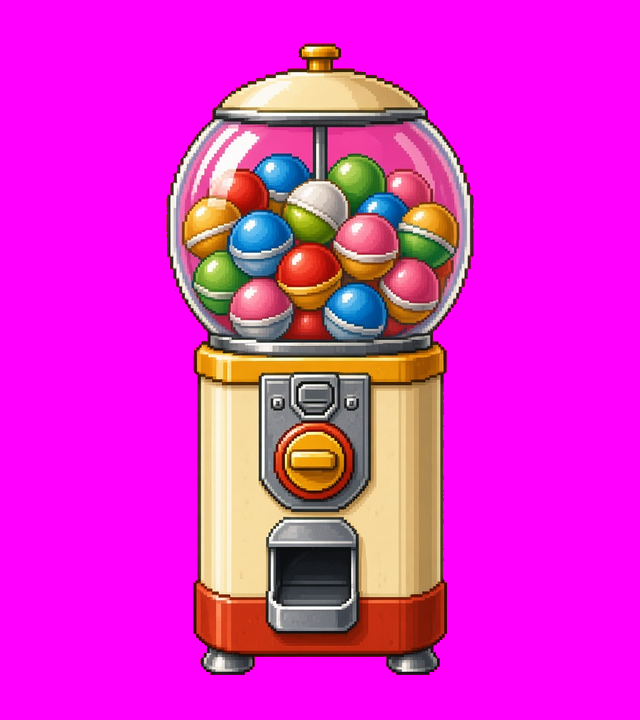
#> input picture art-src/props/gacha-machine.png, 640 x 720 px, found by its file name
$ python slice_gacha.py
#> lines starting #> are read from the running program, lines starting #| are printed output that depends on the picture; after the words box and inside, x2 and y2 are one past the last pixel; in counts of white or black regions, pixels touching at a corner belong together
### scripts/art/slice_anim.py
#!/usr/bin/env python3
"""Slice Cursor's AI action sheets (art-src/anim/<char>/*.png, flat magenta bg) into
game-ready sprite atlases: public/art/anim/<char>.png + data/anim/<char>.json.

- chroma-key the (not exactly #FF00FF) background using the border median colour
- split N frames (N from manifest) at the emptiest column near each 1/N boundary
- normalise scale ACROSS sheets by the area of a stable colour (hair / fur), because
  the generator drew every sheet at a slightly different size
- premultiplied downscale (no magenta fringe), alpha threshold, one shared palette
- feet on the bottom row, body centred, uniform cell size per character

Run: python3 scripts/art/slice_anim.py [art-root]   (ONLY=lobster,mirrorowl to re-slice some sets)
"""
import sys, json, os
import numpy as np
from scipy import ndimage
from PIL import Image

OUT = 'public/art/anim/'

# Character → (target standing height px, reference sheet, colour-key fn for scale, anims)
def hair_black(a):  # 倫寶's black hair + dark shoes
    mx = a.max(-1); mn = a.min(-1)
    return (mx < 70) & (mx - mn < 30)
def hair_brown(a):  # 琪寶寶's brown ponytail
    r, g, b = a[..., 0].astype(int), a[..., 1].astype(int), a[..., 2].astype(int)
    return (r > 70) & (r < 175) & (g > 35) & (g < 115) & (b < 70) & (r - b > 45) & (r > g)
def fur(a):  # 噗噗's golden fur
    r, g, b = a[..., 0].astype(int), a[..., 1].astype(int), a[..., 2].astype(int)
    return (r > 170) & (g > 110) & (b < 110) & (r - b > 90)

def fish_red(a):  # 紅魚 body
    r, g, b = a[..., 0].astype(int), a[..., 1].astype(int), a[..., 2].astype(int)
    return (r > 170) & (g < 140) & (b < 130) & (r - g > 70)
def wood(a):  # 帽仔兵 wooden body + straw hat
    r, g, b = a[..., 0].astype(int), a[..., 1].astype(int), a[..., 2].astype(int)
    return (r > 140) & (g > 90) & (g < 190) & (b < 100) & (r - b > 80)
def wood_dark(a):  # 機械豬 barrel staves
    r, g, b = a[..., 0].astype(int), a[..., 1].astype(int), a[..., 2].astype(int)
    return (r > 80) & (r < 170) & (g > 40) & (g < 110) & (b < 70) & (r - b > 50)

def bee_yellow(a):  # 蜜蜂 / 女王蜂 yellow stripes
    r, g, b = a[..., 0].astype(int), a[..., 1].astype(int), a[..., 2].astype(int)
    return (r > 200) & (g > 160) & (b < 110)
def squirrel_fur(a):  # 蜜僵松鼠 brown fur
    r, g, b = a[..., 0].astype(int), a[..., 1].astype(int), a[..., 2].astype(int)
    return (r > 110) & (r < 210) & (g > 55) & (g < 130) & (b < 80) & (r - b > 60)

def lobster_red(a):  # 龍蝦兵 shell
    r, g, b = a[..., 0].astype(int), a[..., 1].astype(int), a[..., 2].astype(int)
    return (r > 150) & (g < 90) & (b < 80) & (r - g > 80)
def fish_gold(a):  # 油甘魚攤主 yellow skin
    r, g, b = a[..., 0].astype(int), a[..., 1].astype(int), a[..., 2].astype(int)
    return (r > 150) & (g > 120) & (b < 90) & (r - b > 80)
def mirror_white(a):  # 鏡影雜兵 mask
    mx = a.max(-1).astype(int); mn = a.min(-1).astype(int)
    return (mn > 165) & (mx - mn < 50)
def owl_silver(a):  # 月橋鏡鴞 feathers
    mx = a.max(-1).astype(int); mn = a.min(-1).astype(int)
    return (mx > 120) & (mx - mn < 45)

# Output resolution multiplier per set (frames are drawn RES x bigger than the 640x360 logical
# size and shown at 1/RES by the engine: see heroAnims.markHd). Sets not listed stay 1x.
HD = {c: 2 for c in ('lunbo', 'kibobo', 'pupu', 'fish', 'hatsoldier', 'mechpig', 'beesoldier', 'squirrel', 'minibee', 'egg', 'queen',
                     'lobster', 'stallkeeper', 'mirrorshade', 'mirrorowl')}
# Logical cell size of the 1x sheets. HD cells are never smaller, so physics bodies (噗噗's body is its
# whole frame) and body offsets stay exactly what the 1x game was tuned with.
MIN_CELL = {'lunbo': (84, 81), 'kibobo': (90, 89), 'pupu': (58, 63)}

# [8 lines left out: function cell_1x, not called in this run]
MAX_SHEET_W = 4096  # keep atlases within the smallest common GPU texture limit

CHARS = {
    'lunbo': dict(height=72, ref='walk', key=hair_black, anims={
        'idle': (6, True), 'walk': (10, True), 'jump': (8, False), 'crouch': (14, False), 'shoot': (16, False),
        'shoot-crouch': (16, False), 'hurt': (10, False), 'ko': (8, False), 'win': (6, True),
        'bike-ride': (12, True), 'bike-jump': (8, False)}),
    'kibobo': dict(height=72, ref='idle', key=hair_brown, anims={
        'idle': (6, True), 'run': (12, True), 'jump': (8, False), 'crouch': (14, False), 'slash1': (18, False),
        'slash2': (18, False), 'slash3': (18, False), 'fan-glide': (8, True), 'hurt': (10, False), 'ko': (8, False), 'win': (6, True),
        'bike-ride': (12, True), 'bike-jump': (8, False), 'fan-float': (8, True)}, keep_largest=['fan-float']),
    'pupu': dict(height=56, ref='idle', key=fur, fit_height=['hollow-idle', 'wake-up'], anims={
        'idle': (6, True), 'walk': (10, True), 'cute-pose': (6, False), 'tackle': (14, False),
        'hollow-idle': (4, True), 'wake-up': (6, False)}),
    # Enemies (art-src/anim/enemies/<dir>). `flip`: sheets the generator drew facing LEFT.
    'fish': dict(height=40, ref='walk', key=fish_red, ref_scale=['die'], dir='enemies/E-01-fish', anims={
        'walk': (8, True), 'charge': (10, False), 'dash': (14, True), 'dizzy': (8, True), 'hit': (12, False), 'die': (10, False)}),
    'hatsoldier': dict(height=56, ref='walk', key=wood, ref_scale=['die'], dir='enemies/E-03-hatsoldier', anims={
        'walk': (8, True), 'throw-low': (12, False), 'throw-high': (12, False), 'hit': (12, False), 'die': (10, False)}),
    'mechpig': dict(height=64, ref='walk', key=wood_dark, ref_scale=['die'], dir='enemies/E-02-mechpig', flip=['walk', 'windup', 'die'], anims={
        'walk': (7, True), 'windup': (8, False), 'lunge': (14, True), 'opening': (8, True), 'block': (14, False), 'die': (10, False)}),
    # Stage 2 (art/stage2)
    'beesoldier': dict(height=40, ref='fly', key=bee_yellow, dir='enemies/E-05-beesoldier', ref_scale=['die'], keep_largest=['dive', 'aim'], anims={
        'fly': (10, True), 'aim': (10, False), 'dive': (14, True), 'stuck': (8, True), 'hit': (12, False), 'die': (10, False)}),
    'squirrel': dict(height=44, ref='walk', key=squirrel_fur, dir='enemies/E-06-zombiesquirrel', ref_scale=['die'], anims={
        'walk': (5, True), 'lunge': (12, False), 'hit': (12, False), 'die': (8, False)}),
    'minibee': dict(height=20, ref='fly', key=bee_yellow, dir='enemies/E-07-minibee', ref_scale=['die'], anims={
        'fly': (14, True), 'die': (10, False)}),
    'egg': dict(height=22, ref='idle', key=bee_yellow, dir='enemies/egg', ref_scale=['hatch', 'break'], anims={
        'idle': (4, True), 'hatch': (8, False), 'break': (12, False)}),
    'queen': dict(height=128, ref='hover', key=bee_yellow, dir='boss/queen-bee', ref_scale=['defeat'], anims={
        'hover': (8, True), 'summon': (8, False), 'land': (8, False), 'lay-eggs': (8, False), 'spray': (10, True),
        'weak': (6, True), 'hurt': (12, False), 'defeat': (6, False)}),
    # Stage 3 (batch M). `src`: anim → (sheet, frames on it, picked frame indices, (row, rows) band).
    # Cursor shipped a few combined sheets (duck+hit+die on one row, 3 owl actions on 3 rows).
    'lobster': dict(height=56, ref='walk', key=lobster_red, dir='enemies/E-08-lobsterguard', ref_scale=['die', 'turn'], anims={
        'walk': (6, True), 'block': (8, False), 'turn': (8, True), 'hit': (12, False), 'die': (10, False)}),
    'stallkeeper': dict(height=56, ref='idle', key=fish_gold, dir='enemies/E-09-stallkeeper', clip=(0.7, 3.2), scale_as={'die': 'hit'}, anims={
        'idle': (6, True), 'throw': (12, False), 'duck': (8, False), 'hit': (12, False), 'die': (10, False)},
        src={'duck': ('duck-hit-die-sheet', 8, [0, 1], None), 'hit': ('duck-hit-die-sheet', 8, [2, 3], None),
             'die': ('duck-hit-die-sheet', 8, [4, 5, 6, 7], None)}),
    'mirrorshade': dict(height=48, ref='float', key=mirror_white, dir='enemies/E-10-mirrorshade', clip=(0.7, 3.2), scale_as={'die': 'hit'}, fit_height=['hit'], anims={
        'float': (8, True), 'dash': (12, True), 'split': (10, False), 'hit': (12, False), 'die': (10, False)},
        src={'hit': ('hit-die-sheet', 11, [4, 5], None), 'die': ('hit-die-sheet', 11, [6, 7, 8, 9], None)}),
    'mirrorowl': dict(height=112, ref='perch', key=owl_silver, dir='boss/mirror-owl', ref_scale=['defeat', 'hurt'], clip=(0.7, 3.2), keep_largest=['guard', 'feather-curtain', 'split'], anims={
        'perch': (6, True), 'fly': (10, True), 'feather-curtain': (8, False), 'split': (8, False), 'guard': (6, True),
        'hurt': (12, False), 'defeat': (6, False)},
        src={'feather-curtain': ('feather-curtain', 4, None, (0, 3)), 'split': ('feather-curtain', 4, None, (1, 3)),
             'guard': ('feather-curtain', 3, None, (2, 3)), 'hurt': ('hurt', 3, [1, 2], None)}),
}

def fg_mask(a):
    border = np.concatenate([a[:4].reshape(-1, 3), a[-4:].reshape(-1, 3), a[:, :4].reshape(-1, 3), a[:, -4:].reshape(-1, 3)])
    bg = np.median(border, axis=0)
    d = np.sqrt(((a.astype(float) - bg) ** 2).sum(-1))
    fg = d > 70
    # magenta fringe: strongly red+blue, little green — only where it touches the background,
    # so red / pink bodies (紅魚) don't get holes punched in them.
    spill = (a[..., 1] < 40) & (a[..., 0] > 140) & (a[..., 2] > 60)
    near_bg = ndimage.binary_dilation(~fg, iterations=2)
    fg = fg & ~(spill & near_bg)
    # fill interior holes (dark-red bodies sit close to the crimson background colour),
    # but keep real enclosed background gaps (between an arm and the body) transparent
    holes = ndimage.binary_fill_holes(fg) & ~fg
    return fg | (holes & (d > 30))

# [52 lines left out: functions split, largest_blob_bbox, row_band, frames_of, not called in this run]

def downscale(rgb, m, s, soft=False):
    h, w = m.shape
    W, H = max(1, round(w * s)), max(1, round(h * s))
    mf = m.astype(np.float32)
    pre = Image.fromarray((rgb * mf[..., None]).astype(np.uint8))
    A = np.array(Image.fromarray((mf * 255).astype(np.uint8)).resize((W, H), Image.BOX)).astype(np.float32) / 255
    P = np.array(pre.resize((W, H), Image.BOX)).astype(np.float32)
    C = np.where(A[..., None] > 0.01, P / np.maximum(A[..., None], 1e-3), 0).clip(0, 255).astype(np.uint8)
    return C, (A if soft else (A > 0.5).astype(np.float32))

# [89 lines left out: function main, not called in this run]

# [2 lines that do not run on import are left out]

### scripts/art/slice_gacha.py
#!/usr/bin/env python3
"""Gacha machine (art-src/props/gacha-machine.png, flat magenta bg) and capsule
strip (art-src/props/gacha-capsule-sheet.png, 5×64×64 cells on magenta) →
public/art/props/gacha-machine.png (cropped+scaled) and
public/art/props/gacha-capsules.png (5-frame spritesheet, cells kept intact
so Phaser can load it with frameWidth=64, frameHeight=64).
Run: python3 scripts/art/slice_gacha.py [art-root]"""
import sys, os
import numpy as np
from PIL import Image
sys.path.insert(0, os.path.dirname(__file__))
from slice_anim import fg_mask, downscale  # noqa: E402

RES = 2  # machine drawn at RES x; GachaScene marks it HD (heroAnims.markHd)
MACHINE_HEIGHT = 240

def quantize(rgba, soft=False):
    out = Image.fromarray(rgba, 'RGBA')
    alpha = out.split()[3]
    q = out.convert('RGB').quantize(colors=48, method=Image.Quantize.MEDIANCUT, dither=Image.Dither.NONE).convert('RGB')
    q.putalpha(alpha if soft else alpha.point(lambda v: 255 if v > 127 else 0))
    return q

def main():
    root = sys.argv[1] if len(sys.argv) > 1 else '.'
    os.makedirs('public/art/props', exist_ok=True)

    machine = Image.open(os.path.join(root, 'art-src/props/gacha-machine.png')).convert('RGB')
#> machine is the input picture: PIL image 640x720 RGB; mean R, G, B 226.5, 41.7, 205.9
    a = np.array(machine)
    m = fg_mask(a)
#> in fg_mask, `bg = np.median(border, axis=0)`: bg = [255, 0, 255]
#> in fg_mask, `fg = d > 70`:
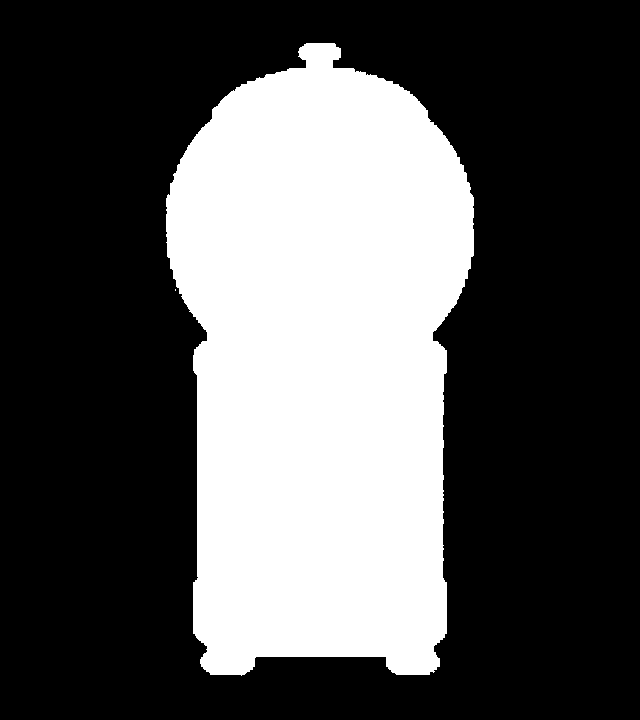
#> fg: shape (720, 640) bool; 32.9% white; 2 white regions (1 under 20 px), largest, box (x1, y1, x2, y2) and area: (166, 43, 474, 676) 151690
#> in fg_mask, `spill = (a[..., 1] < 40) & (a[..., 0] > 140) & (a[..., 2] > 60)`: spill: shape (720, 640) bool; 67.4% white; 1 black region, box (x1, y1, x2, y2) and area: (167, 44, 473, 675) 150427
#> in fg_mask, `near_bg = ndimage.binary_dilation(~fg, iterations=2)`:
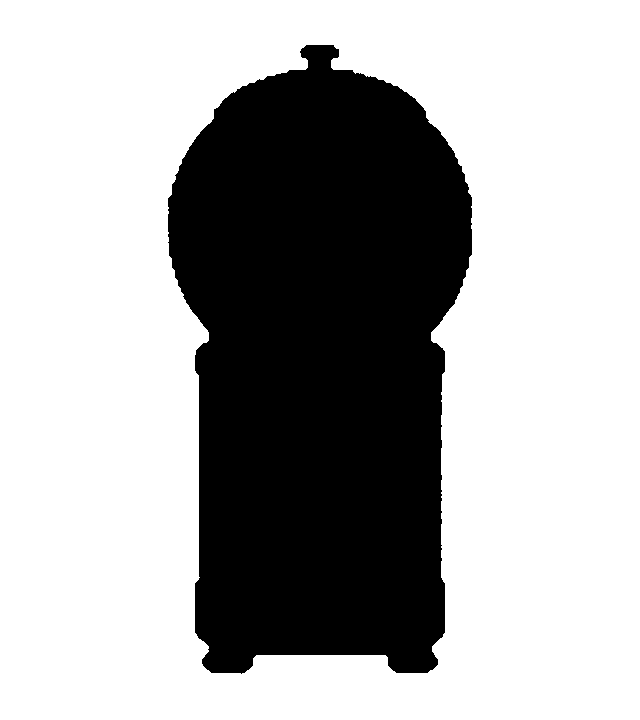
#> near_bg: shape (720, 640) bool; 67.8% white; 1 black region, box (x1, y1, x2, y2) and area: (168, 45, 472, 674) 148228
#> in fg_mask, `fg = fg & ~(spill & near_bg)`: fg: shape (720, 640) bool; 32.7% white; 1 white region, box (x1, y1, x2, y2) and area: (167, 44, 473, 675) 150804
#> in fg_mask, `holes = ndimage.binary_fill_holes(fg) & ~fg`: holes: shape (720, 640) bool; every value is 0
    ys, xs = np.where(m)
    y0, y1, x0, x1 = ys.min(), ys.max() + 1, xs.min(), xs.max() + 1
#> y0 = 44; y1 = 675; x0 = 167; x1 = 473
    C, A = downscale(a[y0:y1, x0:x1], m[y0:y1, x0:x1], MACHINE_HEIGHT * RES / (y1 - y0), True)
#> in downscale, `W, H = max(1, round(w * s)), max(1, round(h * s))`: W = 233; H = 480
#> in downscale, `mf = m.astype(np.float32)`:
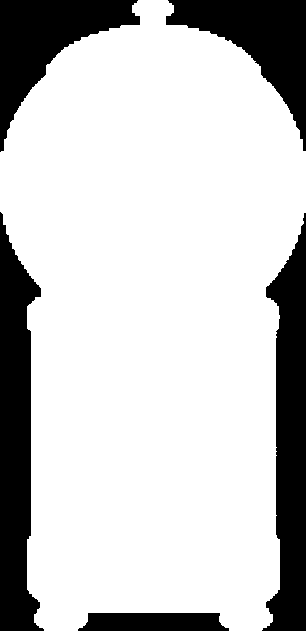
#> mf: shape (631, 306) float32; values 0 (black) and 1 (white), 78.1% white; 5 black regions, box (x1, y1, x2, y2) and area: (0, 212, 44, 631) 11875, (262, 213, 306, 631) 11497, (0, 0, 140, 152) 8278, (166, 0, 306, 151) 8175, (78, 613, 229, 631) 2457
    rgba = np.dstack([C, (A * 255).astype(np.uint8)])
    q = quantize(rgba, True)
    W, H = q.size
#> W = 233; H = 480
    pad = Image.new('RGBA', (W + -W % RES, H + -H % RES), (0, 0, 0, 0)); pad.paste(q, (0, 0))
#> after `pad = Image.new('RGBA', (W + -W % RES, H + -H % RES), (0, 0, 0, 0))`: pad: PIL image 234x480 RGBA; every value is 0
#> after `pad.paste(q, (0, 0))`:
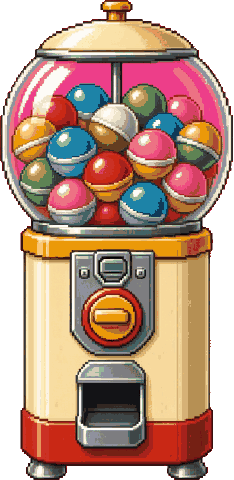
#> pad: PIL image 234x480 RGBA; mean R, G, B, A 132.3, 98.6, 81.8, 198.3; transparent parts drawn white
    pad.save('public/art/props/gacha-machine.png')
    print('gacha-machine', pad.size)
#| gacha-machine (234, 480)

    sheet = Image.open(os.path.join(root, 'art-src/props/gacha-capsule-sheet.png')).convert('RGB')
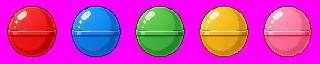
#> input picture art-src/props/gacha-capsule-sheet.png, 320 x 64 px, found by its file name
#> sheet is the input picture: PIL image 320x64 RGB; mean R, G, B 205.8, 59.1, 178.1
    a = np.array(sheet)
    m = fg_mask(a)
#> in fg_mask (call 2), `fg = d > 70`: fg: shape (64, 320) bool; 49% white; 5 white regions, box (x1, y1, x2, y2) and area: (7, 6, 57, 57) 2020, (71, 6, 121, 57) 2020, (135, 6, 185, 57) 2016, (199, 6, 249, 57) 2014, (263, 6, 312, 57) 1972
#> in fg_mask (call 2), `spill = (a[..., 1] < 40) & (a[..., 0] > 140) & (a[..., 2] > 60)`: spill: shape (64, 320) bool; 51.3% white; 5 black regions, box (x1, y1, x2, y2) and area: (71, 6, 121, 57) 2015, (135, 6, 185, 57) 2015, (7, 6, 57, 57) 2011, (199, 6, 249, 57) 2008, (263, 6, 312, 57) 1922
#> in fg_mask (call 2), `near_bg = ndimage.binary_dilation(~fg, iterations=2)`: near_bg: shape (64, 320) bool; 57.8% white; 5 black regions, box (x1, y1, x2, y2) and area: (9, 8, 55, 55) 1740, (73, 8, 119, 55) 1739, (137, 8, 183, 55) 1736, (201, 8, 247, 55) 1734, (265, 8, 310, 55) 1695
#> in fg_mask (call 2), `fg = fg & ~(spill & near_bg)`: fg: shape (64, 320) bool; 48.9% white; 5 white regions, box (x1, y1, x2, y2) and area: (71, 6, 121, 57) 2015, (135, 6, 185, 57) 2015, (7, 6, 57, 57) 2011, (199, 6, 249, 57) 2008, (263, 6, 312, 57) 1960
#> in fg_mask (call 2), `holes = ndimage.binary_fill_holes(fg) & ~fg`:
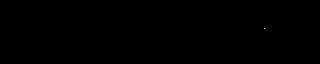
#> holes: shape (64, 320) bool; 0% white in thin lines or dots, all inside (x1, y1, x2, y2) = (264, 28, 265, 29)
#> in fg_mask (call 2), `return fg | (holes & (d > 30))`: returned value: shape (64, 320) bool; 48.9% white; 5 white regions, box (x1, y1, x2, y2) and area: (71, 6, 121, 57) 2015, (135, 6, 185, 57) 2015, (7, 6, 57, 57) 2011, (199, 6, 249, 57) 2008, (263, 6, 312, 57) 1961
    rgba = np.dstack([a, (m * 255).astype(np.uint8)])
#> rgba: shape (64, 320, 4)
    quantize(rgba).save('public/art/props/gacha-capsules.png')
#> call 2 of quantize, with soft = False
#> in quantize (call 2), `q.putalpha(alpha if soft else alpha.point(lambda v: 255 if v > 127 els..`:
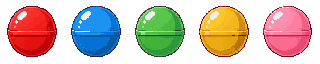
#> q: PIL image 320x64 RGBA; mean R, G, B, A 206.4, 58.7, 178.8, 124.6; transparent parts drawn white
    print('gacha-capsules', sheet.size)
#| gacha-capsules (320, 64)

if __name__ == '__main__':
    main()
